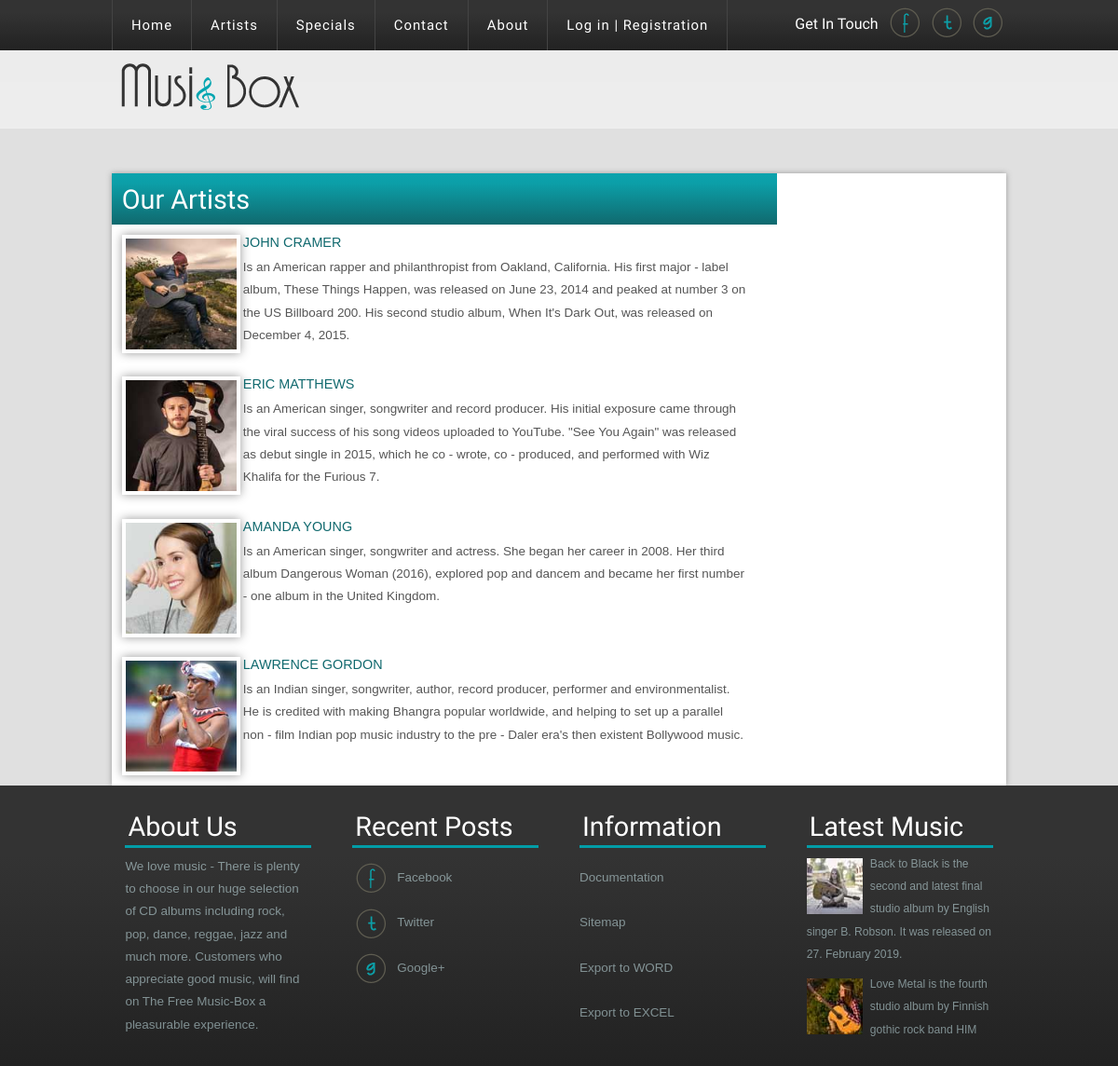
Screenshot of /index.php?page=artists with the database file from the repository.
### tables this page shows
CREATE TABLE `meni` (
  `id` int(11) NOT NULL,
  `naziv` varchar(50) NOT NULL,
  `href` varchar(100) NOT NULL
);

CREATE TABLE `izvodjac` (
  `id` int(11) NOT NULL,
  `ime` varchar(50) NOT NULL,
  `prezime` varchar(50) NOT NULL,
  `slika` varchar(100) NOT NULL,
  `alt` varchar(50) NOT NULL,
  `opis` varchar(300) NOT NULL
);

CREATE TABLE `informacija` (
  `id` int(11) NOT NULL,
  `naziv` varchar(50) NOT NULL,
  `putanja` varchar(100) NOT NULL
);

### config/connection.php (called while the page is built, shortened)
<?php
try {
    $conn = new PDO("mysql:host=".SERVER.";dbname=".DATABASE.";charset=utf8", USERNAME, PASSWORD);
    $conn->setAttribute(PDO::ATTR_DEFAULT_FETCH_MODE, PDO::FETCH_OBJ);
    $conn->setAttribute(PDO::ATTR_ERRMODE, PDO::ERRMODE_EXCEPTION);
}
catch(PDOException $ex){
    echo $ex->getMessage();
}
function executeQuery($query){
    global $conn;
    return $conn->query($query)->fetchAll();
}

### models/functions.php (called while the page is built, shortened)
<?php
function prikazMenija(){
    return executeQuery("SELECT * FROM meni");
}
function prikazInformacija(){
    return executeQuery("SELECT * FROM informacija");
}
function prikazIzvodjaci(){
    return executeQuery('SELECT * FROM izvodjac');
}
?>

### views/pomocni/izvodjaci.php (the view)
<?php
require_once "config/connection.php";
require_once "models/functions.php";
$rezultat = prikazIzvodjaci();
foreach($rezultat as $rez){
    echo "<div class='image group'>
    <div class='grid images_3_of_1'>
        <img src='$rez->slika' alt='$rez->alt'>
    </div>
<div class='grid span_2_of_3'>
    <h3>$rez->ime $rez->prezime</h3>
    <p>$rez->opis</p>
</div>
</div>";
}

### views/fixed/head.php (shortened to what this page needs)
<!DOCTYPE HTML>
<html>
<head>
	<link href="assets/css/style.css" rel="stylesheet" type="text/css" media="all" />
	<link rel="stylesheet" href="assets/css/jquery.flipster.css">
</head>

### views/fixed/navbar.php (shortened to what this page needs)
<body>
	<div class="menu-bg">
		<div class="wrap">
			<div class="menu">
				<ul class="nav" id="prikaz">
					<?php
						include "views/fixed/meni.php"
					?>
				</ul>
			</div>
			<div class="soc-icons">
				<ul>
					<li>
						<a href="index.php?page=contact">Get In Touch&nbsp;</a>
					</li>
					<li>
						<a href="https://www.facebook.com/" target="_blank">
							<img src="assets/images/facebook.png" alt="" />
						</a>
					</li>
					<li>
						<a href="https://twitter.com/" target="_blank">
							<img src="assets/images/twitter.png" alt="" />
						</a>
					</li>
					<li>
						<a href="https://plus.google.com/discover"target="_blank">
							<img src="assets/images/gplus.png" alt="" />
						</a>
					</li>
				</ul>
			</div>
		</div>
	</div>
	<div class="header-bg">
		<div class="wrap">
			<div class="header">
				<div class="logo">
					<a href="index.php">
						<img src="assets/images/logo.png" alt="" title="logo">
					</a>
				</div>
			</div>
		</div>
	</div>

### views/fixed/meni.php
<?php
require_once "config/connection.php";
require_once "models/functions.php";
$rezultat = prikazMenija();
foreach($rezultat as $re){
    echo "<li><a href='index.php?page=$re->href'>$re->naziv</a></li>";
}
if(isset($_SESSION['korisnik'])){
	echo "<li><a href='models/logout.php'>Log out</a></li>";
	if($_SESSION['korisnik']->id_uloga == 2){
		echo "<li><a href='index.php?page=admin'>Admin Panel</a></li>";
	}
}else{
	echo "<li><a href='index.php?page=login'>Log in | Registration</a></li>";
}
?>

### index.php (shortened to what this page needs)
<?php
    require_once "config/connection.php";
    include "views/fixed/head.php";
    include "views/fixed/navbar.php";
    if(isset($_GET['page'])){
        $strana = $_GET['page'];
        switch($strana){
            case 'artists':
                include "views/pages/artists.php";
                break;
        }
    } else {
        include "views/fixed/slider.php";
        include "views/pages/home.php";
    }
    include "views/fixed/footer.php";
?>

### views/pages/artists.php (shortened to what this page needs)
<div class="content-bg">
<div class="wrap">
<div class="main">
<div class="content">
	<h2>Our Artists</h2>
	<div id="prikaziArtist">
			<?php
				include "views/pomocni/izvodjaci.php"
			?>
	</div>
</div>
<div class="sidebar">
</div>
</div>
</div>
</div>

### views/fixed/footer.php (shortened to what this page needs)
<div class="footer-bg">
		<?php
			include "views/pomocni/footerStrana.php";
		?>
	</div>
</body>
</html>

### views/pomocni/footerStrana.php
<?php
require_once "config/connection.php";
require_once "models/functions.php";
$rezultat = prikazInformacija();
echo "<div class='wrap'>
			<div class='footer'>
				<div class='section group'>
					<div class='grid_1_of_4 images_1_of_4'>
						<h3>About Us</h3>
						<p>We love music - There is plenty to choose in our huge selection of CD albums including rock, pop, dance, reggae, jazz and much more. Customers who appreciate good music, will find on The Free Music-Box a pleasurable experience.</p>
					</div>
					<div class='grid_1_of_4 images_1_of_4'>
					<h3>Recent Posts</h3>
					<ul class='f-nav'>
						<li>
							<a href='https://www.facebook.com/' target='_blank'>
								<img src='assets/images/facebook.png' alt='' />Facebook</a>
						</li>
						<li>
							<a href='https://twitter.com/'target='_blank'>
								<img src='assets/images/twitter.png' alt='' />Twitter</a>
						</li>
						<li>
							<a href='https://plus.google.com/discover'target='_blank'>
								<img src='assets/images/gplus.png' alt='' />Google+</a>
						</li>
					</ul>
				</div>
					<div class='grid_1_of_4 images_1_of_4'>
						<h3>Information</h3>
                        <ul class='f-nav'>";
                        foreach($rezultat as $rez){
							if($rez->naziv == "Export to WORD"){
								echo "<li>
										<a href='$rez->putanja'>$rez->naziv</a>
									</li>";
							} else if($rez->naziv == "Export to EXCEL"){
								echo "<li>
										<a href='$rez->putanja'>$rez->naziv</a>
									</li>";
							} else {
								echo "<li>
										<a href='data/$rez->putanja' target='_blank'>$rez->naziv</a>
                            		</li>";
							}
                        };
						echo "</ul>
					</div>
					<div class='grid_1_of_4 images_1_of_4'>
						<h3>Latest Music</h3>
						<p>
							<a href='specials.html'>
								<img src='assets/images/art-pic1.jpg' alt='' />Back to Black is the second and latest final studio album by English singer B. Robson. It was released on 27. February 2019.</a>
						</p>
						<p class='top'>
							<a href='specials.html'>
								<img src='assets/images/art-pic2.jpg' alt='' />Love Metal is the fourth studio album by Finnish gothic rock band HIM</a>
						</p>
					</div>
				</div>
			</div>
		</div>";

### rows the page displays
meni: naziv "Home"
meni: naziv "Artists"
meni: naziv "Specials"
meni: naziv "Contact"
meni: naziv "About"
izvodjac: slika (picture), ime "JOHN", prezime "CRAMER", opis "Is an American rapper and philanthropist from Oakland, California. His first major - label album, These Things Happen, was released on June 23, 2014 and peaked at number 3 on the US Billboard 200. His second studio album, When It's Dark Out, was released on December 4, 2015."
izvodjac: slika (picture), ime "ERIC", prezime "MATTHEWS", opis "Is an American singer, songwriter and record producer. His initial exposure came through the viral success of his song videos uploaded to YouTube. \"See You Again\" was released as debut single in 2015, which he co - wrote, co - produced, and performed with Wiz Khalifa for the Furious 7."
izvodjac: slika (picture), ime "AMANDA", prezime "YOUNG", opis "Is an American singer, songwriter and actress. She began her career in 2008. Her third album Dangerous Woman (2016), explored pop and dancem and became her first number - one album in the United Kingdom."
izvodjac: slika (picture), ime "LAWRENCE", prezime "GORDON", opis "Is an Indian singer, songwriter, author, record producer, performer and environmentalist. He is credited with making Bhangra popular worldwide, and helping to set up a parallel non - film Indian pop music industry to the pre - Daler era's then existent Bollywood music."
informacija: naziv "Documentation"
informacija: naziv "Sitemap"
informacija: naziv "Export to WORD"
informacija: naziv "Export to EXCEL"
